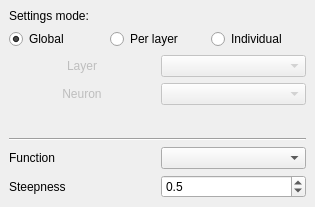
<ui version="4.0" >
 <class>ActivationFunction</class>
 <widget class="QWidget" name="ActivationFunction" >
  <property name="geometry" >
   <rect>
    <x>0</x>
    <y>0</y>
    <width>315</width>
    <height>207</height>
   </rect>
  </property>
  <property name="windowTitle" >
   <string/>
  </property>
  <layout class="QGridLayout" >
   <property name="margin" >
    <number>9</number>
   </property>
   <property name="spacing" >
    <number>6</number>
   </property>
   <item row="1" column="0" colspan="2" >
    <layout class="QHBoxLayout" >
     <property name="margin" >
      <number>0</number>
     </property>
     <property name="spacing" >
      <number>6</number>
     </property>
     <item>
      <widget class="QRadioButton" name="globalButton" >
       <property name="text" >
        <string>Global</string>
       </property>
       <property name="checked" >
        <bool>true</bool>
       </property>
      </widget>
     </item>
     <item>
      <widget class="QRadioButton" name="perLayerButton" >
       <property name="text" >
        <string>Per layer</string>
       </property>
      </widget>
     </item>
     <item>
      <widget class="QRadioButton" name="individualButton" >
       <property name="text" >
        <string>Individual</string>
       </property>
      </widget>
     </item>
    </layout>
   </item>
   <item row="6" column="1" >
    <widget class="QComboBox" name="activationFunctionCombo" >
     <property name="enabled" >
      <bool>true</bool>
     </property>
     <property name="palette" >
      <palette>
       <active>
        <colorrole role="Text" >
         <brush brushstyle="SolidPattern" >
          <color alpha="255" >
           <red>0</red>
           <green>0</green>
           <blue>0</blue>
          </color>
         </brush>
        </colorrole>
        <colorrole role="ButtonText" >
         <brush brushstyle="SolidPattern" >
          <color alpha="255" >
           <red>0</red>
           <green>0</green>
           <blue>0</blue>
          </color>
         </brush>
        </colorrole>
       </active>
       <inactive>
        <colorrole role="Text" >
         <brush brushstyle="SolidPattern" >
          <color alpha="255" >
           <red>0</red>
           <green>0</green>
           <blue>0</blue>
          </color>
         </brush>
        </colorrole>
        <colorrole role="ButtonText" >
         <brush brushstyle="SolidPattern" >
          <color alpha="255" >
           <red>0</red>
           <green>0</green>
           <blue>0</blue>
          </color>
         </brush>
        </colorrole>
       </inactive>
       <disabled>
        <colorrole role="Text" >
         <brush brushstyle="SolidPattern" >
          <color alpha="255" >
           <red>0</red>
           <green>0</green>
           <blue>0</blue>
          </color>
         </brush>
        </colorrole>
        <colorrole role="ButtonText" >
         <brush brushstyle="SolidPattern" >
          <color alpha="255" >
           <red>0</red>
           <green>0</green>
           <blue>0</blue>
          </color>
         </brush>
        </colorrole>
       </disabled>
      </palette>
     </property>
    </widget>
   </item>
   <item row="2" column="1" >
    <widget class="QComboBox" name="selectedLayerCombo" >
     <property name="enabled" >
      <bool>false</bool>
     </property>
    </widget>
   </item>
   <item row="5" column="0" colspan="2" >
    <widget class="Line" name="line" >
     <property name="orientation" >
      <enum>Qt::Horizontal</enum>
     </property>
    </widget>
   </item>
   <item row="6" column="0" >
    <widget class="QLabel" name="label_6" >
     <property name="text" >
      <string>Function</string>
     </property>
    </widget>
   </item>
   <item row="3" column="1" >
    <widget class="QComboBox" name="selectedNeuronCombo" >
     <property name="enabled" >
      <bool>false</bool>
     </property>
    </widget>
   </item>
   <item row="2" column="0" >
    <widget class="QLabel" name="layerLabel" >
     <property name="enabled" >
      <bool>false</bool>
     </property>
     <property name="layoutDirection" >
      <enum>Qt::LeftToRight</enum>
     </property>
     <property name="text" >
      <string>Layer</string>
     </property>
     <property name="alignment" >
      <set>Qt::AlignCenter</set>
     </property>
    </widget>
   </item>
   <item row="0" column="0" colspan="2" >
    <widget class="QLabel" name="settingsLabel" >
     <property name="text" >
      <string>Settings mode:</string>
     </property>
    </widget>
   </item>
   <item row="3" column="0" >
    <widget class="QLabel" name="neuronLabel" >
     <property name="enabled" >
      <bool>false</bool>
     </property>
     <property name="text" >
      <string>Neuron</string>
     </property>
     <property name="alignment" >
      <set>Qt::AlignCenter</set>
     </property>
    </widget>
   </item>
   <item row="7" column="0" >
    <widget class="QLabel" name="label_7" >
     <property name="text" >
      <string>Steepness</string>
     </property>
    </widget>
   </item>
   <item row="4" column="0" >
    <spacer>
     <property name="orientation" >
      <enum>Qt::Vertical</enum>
     </property>
     <property name="sizeHint" >
      <size>
       <width>20</width>
       <height>40</height>
      </size>
     </property>
    </spacer>
   </item>
   <item row="7" column="1" >
    <widget class="QDoubleSpinBox" name="steepnessSpin" >
     <property name="enabled" >
      <bool>true</bool>
     </property>
     <property name="palette" >
      <palette>
       <active>
        <colorrole role="Text" >
         <brush brushstyle="SolidPattern" >
          <color alpha="255" >
           <red>0</red>
           <green>0</green>
           <blue>0</blue>
          </color>
         </brush>
        </colorrole>
        <colorrole role="Base" >
         <brush brushstyle="SolidPattern" >
          <color alpha="255" >
           <red>255</red>
           <green>255</green>
           <blue>255</blue>
          </color>
         </brush>
        </colorrole>
       </active>
       <inactive>
        <colorrole role="Text" >
         <brush brushstyle="SolidPattern" >
          <color alpha="255" >
           <red>0</red>
           <green>0</green>
           <blue>0</blue>
          </color>
         </brush>
        </colorrole>
        <colorrole role="Base" >
         <brush brushstyle="SolidPattern" >
          <color alpha="255" >
           <red>255</red>
           <green>255</green>
           <blue>255</blue>
          </color>
         </brush>
        </colorrole>
       </inactive>
       <disabled>
        <colorrole role="Text" >
         <brush brushstyle="SolidPattern" >
          <color alpha="255" >
           <red>0</red>
           <green>0</green>
           <blue>0</blue>
          </color>
         </brush>
        </colorrole>
        <colorrole role="Base" >
         <brush brushstyle="SolidPattern" >
          <color alpha="255" >
           <red>238</red>
           <green>238</green>
           <blue>238</blue>
          </color>
         </brush>
        </colorrole>
       </disabled>
      </palette>
     </property>
     <property name="readOnly" >
      <bool>false</bool>
     </property>
     <property name="decimals" >
      <number>1</number>
     </property>
     <property name="maximum" >
      <double>10.000000000000000</double>
     </property>
     <property name="minimum" >
      <double>0.100000000000000</double>
     </property>
     <property name="singleStep" >
      <double>0.100000000000000</double>
     </property>
     <property name="value" >
      <double>0.500000000000000</double>
     </property>
    </widget>
   </item>
  </layout>
 </widget>
 <resources/>
 <connections>
  <connection>
   <sender>individualButton</sender>
   <signal>toggled(bool)</signal>
   <receiver>layerLabel</receiver>
   <slot>setEnabled(bool)</slot>
   <hints>
    <hint type="sourcelabel" >
     <x>80</x>
     <y>72</y>
    </hint>
    <hint type="destinationlabel" >
     <x>80</x>
     <y>100</y>
    </hint>
   </hints>
  </connection>
  <connection>
   <sender>individualButton</sender>
   <signal>toggled(bool)</signal>
   <receiver>neuronLabel</receiver>
   <slot>setEnabled(bool)</slot>
   <hints>
    <hint type="sourcelabel" >
     <x>80</x>
     <y>72</y>
    </hint>
    <hint type="destinationlabel" >
     <x>80</x>
     <y>129</y>
    </hint>
   </hints>
  </connection>
  <connection>
   <sender>globalButton</sender>
   <signal>toggled(bool)</signal>
   <receiver>layerLabel</receiver>
   <slot>setDisabled(bool)</slot>
   <hints>
    <hint type="sourcelabel" >
     <x>80</x>
     <y>45</y>
    </hint>
    <hint type="destinationlabel" >
     <x>80</x>
     <y>100</y>
    </hint>
   </hints>
  </connection>
  <connection>
   <sender>globalButton</sender>
   <signal>toggled(bool)</signal>
   <receiver>neuronLabel</receiver>
   <slot>setDisabled(bool)</slot>
   <hints>
    <hint type="sourcelabel" >
     <x>80</x>
     <y>45</y>
    </hint>
    <hint type="destinationlabel" >
     <x>80</x>
     <y>129</y>
    </hint>
   </hints>
  </connection>
  <connection>
   <sender>individualButton</sender>
   <signal>toggled(bool)</signal>
   <receiver>selectedLayerCombo</receiver>
   <slot>setEnabled(bool)</slot>
   <hints>
    <hint type="sourcelabel" >
     <x>83</x>
     <y>76</y>
    </hint>
    <hint type="destinationlabel" >
     <x>239</x>
     <y>103</y>
    </hint>
   </hints>
  </connection>
  <connection>
   <sender>individualButton</sender>
   <signal>toggled(bool)</signal>
   <receiver>selectedNeuronCombo</receiver>
   <slot>setEnabled(bool)</slot>
   <hints>
    <hint type="sourcelabel" >
     <x>83</x>
     <y>76</y>
    </hint>
    <hint type="destinationlabel" >
     <x>239</x>
     <y>130</y>
    </hint>
   </hints>
  </connection>
  <connection>
   <sender>globalButton</sender>
   <signal>toggled(bool)</signal>
   <receiver>selectedLayerCombo</receiver>
   <slot>setDisabled(bool)</slot>
   <hints>
    <hint type="sourcelabel" >
     <x>83</x>
     <y>49</y>
    </hint>
    <hint type="destinationlabel" >
     <x>239</x>
     <y>103</y>
    </hint>
   </hints>
  </connection>
  <connection>
   <sender>globalButton</sender>
   <signal>toggled(bool)</signal>
   <receiver>selectedNeuronCombo</receiver>
   <slot>setDisabled(bool)</slot>
   <hints>
    <hint type="sourcelabel" >
     <x>83</x>
     <y>49</y>
    </hint>
    <hint type="destinationlabel" >
     <x>239</x>
     <y>130</y>
    </hint>
   </hints>
  </connection>
  <connection>
   <sender>perLayerButton</sender>
   <signal>toggled(bool)</signal>
   <receiver>layerLabel</receiver>
   <slot>setEnabled(bool)</slot>
   <hints>
    <hint type="sourcelabel" >
     <x>80</x>
     <y>72</y>
    </hint>
    <hint type="destinationlabel" >
     <x>80</x>
     <y>126</y>
    </hint>
   </hints>
  </connection>
  <connection>
   <sender>perLayerButton</sender>
   <signal>toggled(bool)</signal>
   <receiver>neuronLabel</receiver>
   <slot>setDisabled(bool)</slot>
   <hints>
    <hint type="sourcelabel" >
     <x>80</x>
     <y>72</y>
    </hint>
    <hint type="destinationlabel" >
     <x>80</x>
     <y>153</y>
    </hint>
   </hints>
  </connection>
  <connection>
   <sender>perLayerButton</sender>
   <signal>toggled(bool)</signal>
   <receiver>selectedLayerCombo</receiver>
   <slot>setEnabled(bool)</slot>
   <hints>
    <hint type="sourcelabel" >
     <x>80</x>
     <y>72</y>
    </hint>
    <hint type="destinationlabel" >
     <x>230</x>
     <y>126</y>
    </hint>
   </hints>
  </connection>
  <connection>
   <sender>perLayerButton</sender>
   <signal>toggled(bool)</signal>
   <receiver>selectedNeuronCombo</receiver>
   <slot>setDisabled(bool)</slot>
   <hints>
    <hint type="sourcelabel" >
     <x>80</x>
     <y>72</y>
    </hint>
    <hint type="destinationlabel" >
     <x>230</x>
     <y>153</y>
    </hint>
   </hints>
  </connection>
 </connections>
</ui>
